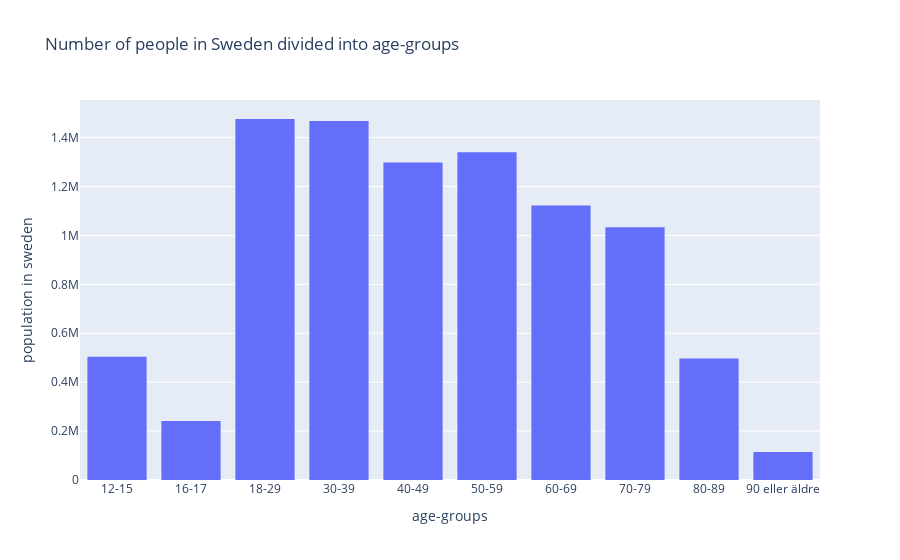

Here is the notebook cell this chart was saved with:
### Markdown cell above
### Exercise 2e

### Code cell
fig_2e_plotly = px.histogram(covid19_data_vaccine, y="Befolkning", x="Ålder", title="Number of people in Sweden divided into age-groups ")
fig_2e_plotly.update_xaxes(title_text="age-groups")
fig_2e_plotly.update_yaxes(title_text="population in sweden")
fig_2e_plotly.write_html("Visualiseringar/exercise_2e_plotly.html")
fig_2e_plotly

### Figure 1 — Plotly figure (JSON) as saved in the notebook; plotly's stock layout.template omitted (floating-point values rounded to 4 significant figures; data arrays with more than 128 entries replaced by an {"elided": "..."} marker saying what was removed)
{"data": [{"alignmentgroup": "True", "bingroup": "x", "histfunc": "sum", "hovertemplate": "Ålder=%{x}<br>sum of Befolkning=%{y}<extra></extra>", "legendgroup": "", "marker": {"color": "#636efa", "pattern": {"shape": ""}}, "name": "", "offsetgroup": "", "orientation": "v", "showlegend": false, "type": "histogram", "x": {"elided": "2900 str values"}, "xaxis": "x", "y": {"elided": "2900 int values"}, "yaxis": "y"}], "layout": {"barmode": "relative", "legend": {"tracegroupgap": 0}, "title": {"text": "Number of people in Sweden divided into age-groups "}, "xaxis": {"anchor": "y", "domain": [0, 1], "title": {"text": "age-groups"}}, "yaxis": {"anchor": "x", "domain": [0, 1], "title": {"text": "population in sweden"}}}}
